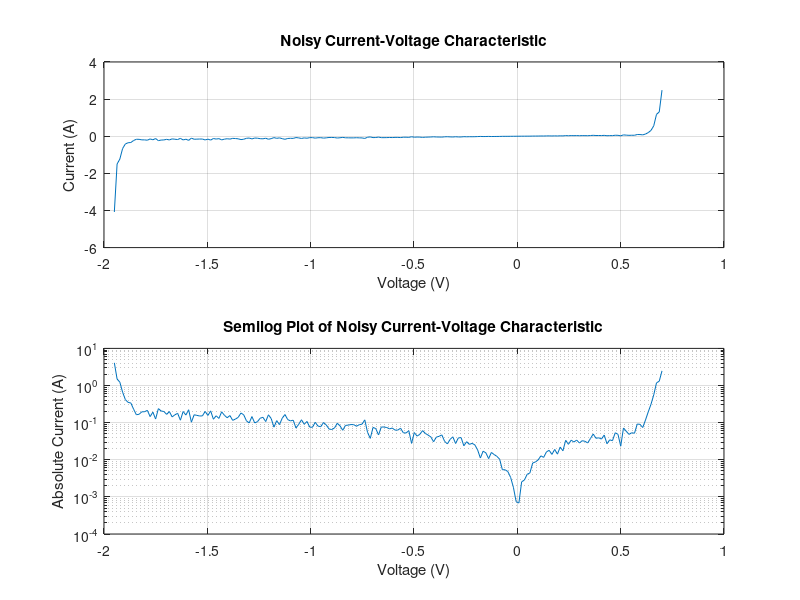
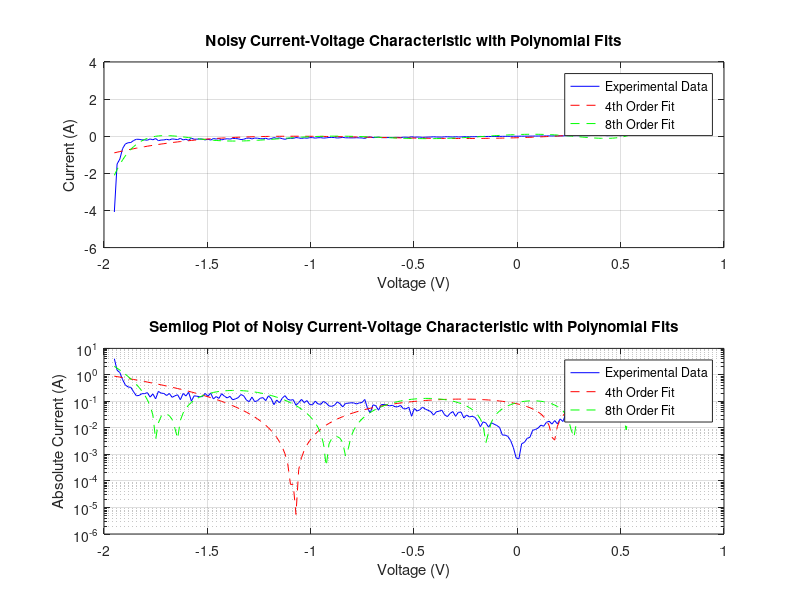

The MATLAB script that drew these images, in order:
% Constants
Is = 0.01e-12; % 0.01pA
Ib = 0.1e-12; % 0.1pA
Vb = 1.3; % V
Gp = 0.1; % Ω^-1

% Create V vector
V = linspace(-1.95, 0.7, 200);

% Calculate I vector without noise
I = Is.*(exp(1.2*V/25e-3)-1) + Gp.*V - Ib*(exp(1.2*(-(V+Vb))/25e-3)-1);

% Add 20% random variation to the current to represent experimental noise
noise_percentage = 0.20;
noise_amplitude = noise_percentage .* I;
noise = noise_amplitude .* randn(size(I));
I_noisy = I + noise;

% Plot data
figure;
subplot(2, 1, 1);
plot(V, I_noisy);
xlabel('Voltage (V)');
ylabel('Current (A)');
title('Noisy Current-Voltage Characteristic');
grid on;

subplot(2, 1, 2);
semilogy(V, abs(I_noisy));
xlabel('Voltage (V)');
ylabel('Absolute Current (A)');
title('Semilog Plot of Noisy Current-Voltage Characteristic');
grid on;

% Fit polynomials
order_4_fit = polyfit(V, I_noisy, 4);
order_8_fit = polyfit(V, I_noisy, 8);

% Evaluate polynomial fits
I_order_4_fit = polyval(order_4_fit, V);
I_order_8_fit = polyval(order_8_fit, V);

% Plot data with polynomial fits
figure;
subplot(2, 1, 1);
plot(V, I_noisy, 'b', V, I_order_4_fit, 'r--', V, I_order_8_fit, 'g--');
xlabel('Voltage (V)');
ylabel('Current (A)');
title('Noisy Current-Voltage Characteristic with Polynomial Fits');
legend('Experimental Data', '4th Order Fit', '8th Order Fit');
grid on;

subplot(2, 1, 2);
semilogy(V, abs(I_noisy), 'b', V, abs(I_order_4_fit), 'r--', V, abs(I_order_8_fit), 'g--');
xlabel('Voltage (V)');
ylabel('Absolute Current (A)');
title('Semilog Plot of Noisy Current-Voltage Characteristic with Polynomial Fits');
legend('Experimental Data', '4th Order Fit', '8th Order Fit');
grid on;
